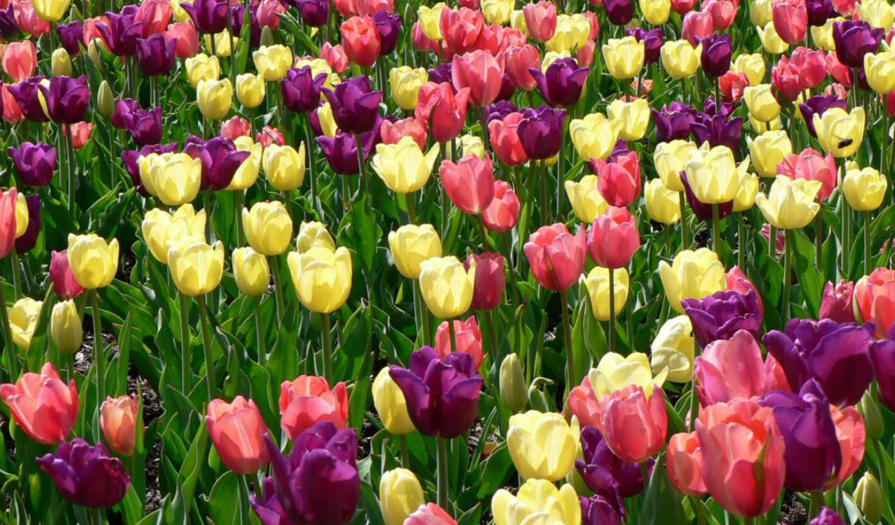
%> input picture flowers.png, 895 x 525 px
$ octave --eval "local_patch_image_reconstruction;"   (GNU Octave 9; MATLAB toolbox functions it lacks are replaced by stand-ins)
%> lines starting %> are read from the running program, lines starting %| are printed output that depends on the picture; in (x1, y1, x2, y2) boxes, pixels count from 0 and x2, y2 are one past the last pixel; in counts of white or black regions, pixels touching at a corner belong together; the program's own positions count from 1; long printed decimals are rounded
function local_patch_image_reconstruction()
    % LOCAL PATCH MATRIX COMPLETION USING LOGDET (better visual quality)

    % Load grayscale tulip image
    img_rgb = imread('flowers.png');
%> img_rgb is the input picture: size 525x895x3 uint8; mean R, G, B 124.7, 97.8, 63.3
    img = rgb2gray(im2double(img_rgb));
    [m, n] = size(img);
%> m = 525; n = 895

    % Define masked block
    block_size = 80;
    buffer = 20; % surrounding area to aid reconstruction
    row_start = round(m/2 - block_size/2);
%> row_start = 223
    row_end   = round(m/2 + block_size/2);
%> row_end = 303
    col_start = round(n/2 - block_size/2);
%> col_start = 408
    col_end   = round(n/2 + block_size/2);
%> col_end = 488

    % Define the patch boundaries (with buffer)
    r1 = max(1, row_start - buffer);
%> r1 = 203
    r2 = min(m, row_end + buffer);
%> r2 = 323
    c1 = max(1, col_start - buffer);
%> c1 = 388
    c2 = min(n, col_end + buffer);
%> c2 = 508

    patch = img(r1:r2, c1:c2);
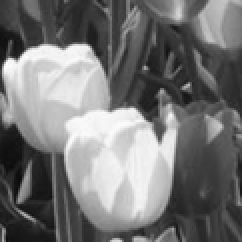
%> patch: size 121x121 double (shown 2 times larger); min 0.0469, max 0.99, mean 0.461
    mask_patch = ones(size(patch));
    mask_patch((row_start - r1 + 1):(row_end - r1 + 1), (col_start - c1 + 1):(col_end - c1 + 1)) = 0;
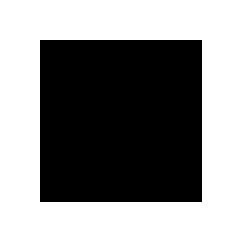
%> mask_patch: size 121x121 double (shown 2 times larger); values 0 (black) and 1 (white), 55.2% white; 1 black region, box (x1, y1, x2, y2) and area: (20, 20, 101, 101) 6561

    corrupted_patch = patch .* mask_patch;

    % Run matrix completion on the patch only
    mu = 1e-2;
    gamma = 1.3;
    max_iter = 150;
    tolerance = 1e-6;
    reconstructed_patch = MC_LogDet_v3(corrupted_patch, mask_patch, mu, gamma, tolerance, max_iter);

    % Merge back into original image
    img_filled = img;
    filled_patch = patch;
    filled_patch(mask_patch == 0) = reconstructed_patch(mask_patch == 0);
    img_filled(r1:r2, c1:c2) = filled_patch;

       % Display result
    figure;
    subplot(1, 3, 1); imshow(img); title('Original Image'); axis off;

    % Create blank mask image of same size
    img_masked = img;
    img_masked(r1:r2, c1:c2) = corrupted_patch;
    subplot(1, 3, 2); imshow(img_masked); title('Masked Image'); axis off;

    img_filled = img;
    img_filled(r1:r2, c1:c2) = reconstructed_patch;
    subplot(1, 3, 3); imshow(img_filled); title('Reconstructed Image'); axis off;

end

function [X] = MC_LogDet_v3(X0, M, rho, kappa, toler, maxiter)
%> called with rho = 0.01, kappa = 1.3, toler = 1e-06, maxiter = 150
    G = X0;
    [m, n] = size(X0);
%> m = 121; n = 121
    Y = X0;
    W = X0;
    Z = zeros(m, n);
    for t = 1:maxiter
        D = W - Z / rho;
        X = X_Solver_first(D, rho / 2);
        X(M == 1) = G(M == 1);
        W = max(X + Z / rho, 0);
        Z = Z + rho * (X - W);
        rho = rho * kappa;
        err = norm(X - X0, 'fro') / norm(X0, 'fro');
        if err <= toler
            break;
        end
        X0 = X;
        fprintf('Iter %d: error = %.6f\n', t, err);
    end
%> this loop made 55 passes
%> err on passes 1 to 12: 0.239, 0.128, 0.0845, 0.0624, 0.0491, 0.0403, 0.0382, 0.0178, 0.0115, 0.00924, 0.00867, 0.01
%| Iter 1: error = 0.2394
%| Iter 2: error = 0.1282
%| Iter 3: error = 0.08453
%| Iter 4: error = 0.06239
%| Iter 5: error = 0.04913
%| Iter 6: error = 0.0403
%| Iter 7: error = 0.03816
%| Iter 8: error = 0.01782
%> (further printed lines are left out)
%> pass 1, in MC_LogDet_v3, `W = max(X + Z / rho, 0);`:
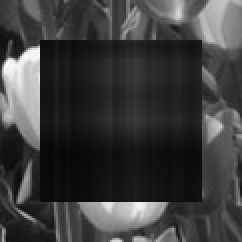
%> W: size 121x121 double (shown 2 times larger); min 0.0304, max 0.99, mean 0.242
%> after the loop:
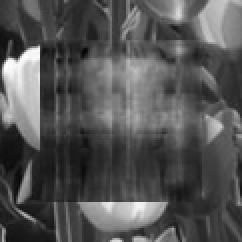
%> X: size 121x121 double (shown 2 times larger); min -1.13e-09, max 0.99, mean 0.328; drawn with min black and max white
%> after the loop:
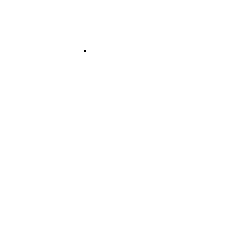
%> Z: size 121x121 double (shown 2 times larger); values -0.0663 (black) and 0 (white), 100% white; black in thin lines or dots, all inside (x1, y1, x2, y2) = (42, 25, 43, 26)
%> after the loop, rho = 18487.8
end

function [X] = X_Solver_first(D, rho)
    [U, S, V] = svd(D, 'econ');
    S0 = diag(S);
    r = length(S0);
    rt = zeros(r, 1);
    for t = 1:r
        s = S0(t);
        a = 1;
        b = 1 - s;
        c = 1 / (2 * rho) - s;
        delta = b^2 - 4 * a * c;
        if delta <= 0
            rt(t) = 0;
        else
            rts = sort(roots([a, b, c]));
            if rts(1) * rts(2) <= 0
                rt(t) = rts(2);
            elseif rts(2) < 0
                rt(t) = 0;
            else
                fval = log(1 + rts(2)) + rho * (rts(2) - s)^2;
                if fval > log(1) + rho * (0 - s)^2
                    rt(t) = 0;
                else
                    rt(t) = rts(2);
                end
            end
        end
    end
    S_new = diag(rt);
    X = U * S_new * V';
end
%> in local_patch_image_reconstruction, `img_filled(r1:r2, c1:c2) = filled_patch;`:
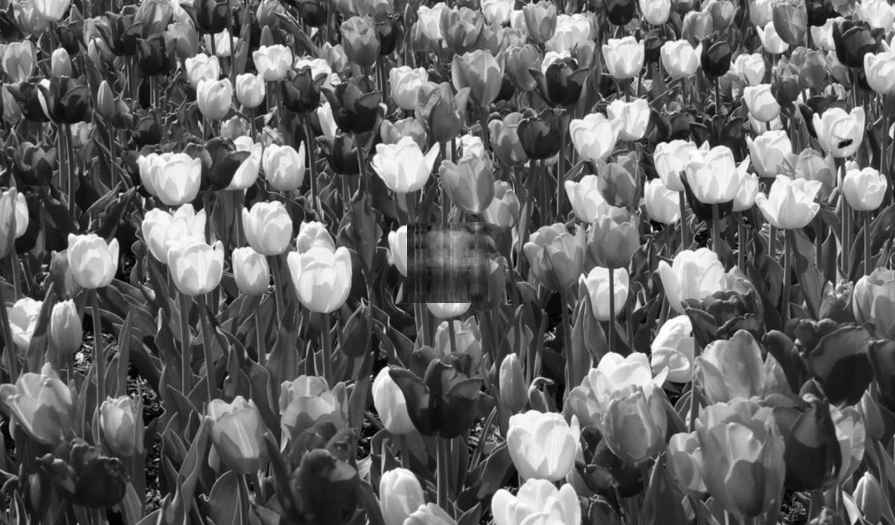
%> img_filled: size 525x895 double; min -1.13e-09, max 0.997, mean 0.396; drawn with min black and max white
%> in local_patch_image_reconstruction, `img_masked(r1:r2, c1:c2) = corrupted_patch;`:
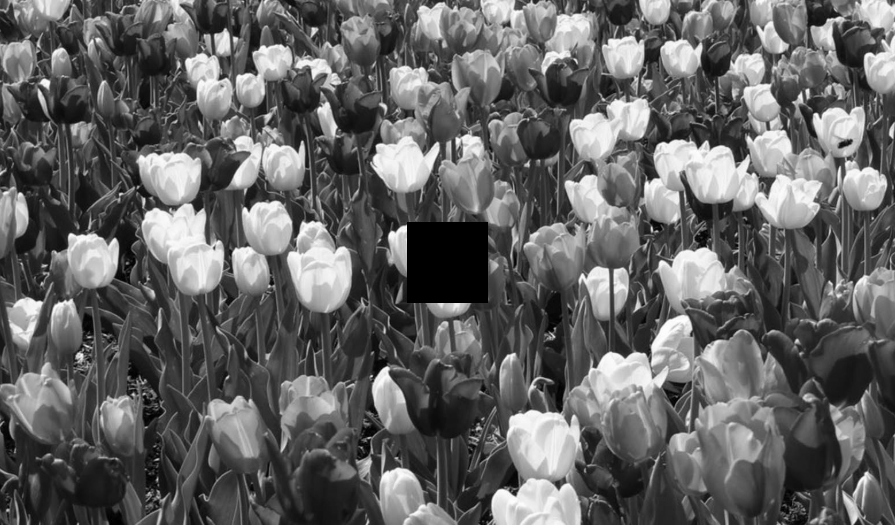
%> img_masked: size 525x895 double; min 0, max 0.997, mean 0.391
